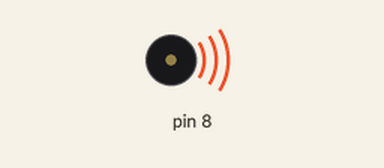
This sketch was run on a simulated Arduino Uno, built with avr-gcc and run on an emulated ATmega328P. On the bench: buzzer (waves = sounding).

Above: at 0.2 s.
Timing chart, 0 to 10.1 s (numbered marks = the images above):
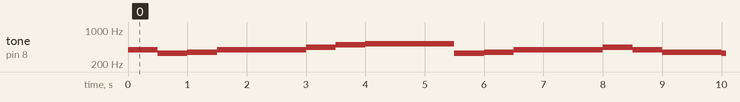

The sketch:

christmas_song.ino
```cpp
//www.elegoo.com
//2016.12.08

#include "pitches.h"

// notes in the melody:
int melody[] = {
 NOTE_G4,
NOTE_E4, NOTE_F4, NOTE_G4, NOTE_G4, NOTE_G4,
NOTE_A4, NOTE_B4, NOTE_C5, NOTE_C5, NOTE_C5,
NOTE_E4, NOTE_F4, NOTE_G4, NOTE_G4, NOTE_G4,
NOTE_A4, NOTE_G4, NOTE_F4, NOTE_F4,
NOTE_E4, NOTE_G4, NOTE_C4, NOTE_E4,
NOTE_D4, NOTE_F4, NOTE_B3,
NOTE_C4
};
int duration = 500;  // 500 miliseconds

void setup() {

}

void loop() {
  for (int thisNote = 0; thisNote < 27; thisNote++) {
    // pin8 output the voice, every scale is 0.5 sencond
    tone(8, melody[thisNote], duration);

    // Output the voice after several minutes
    delay(500);
  }

  // restart after two seconds
  delay(2000);
}
```

Measured:
- by itself, tone on pin 8: plays 392 Hz for 0.50 s, 330 Hz for 0.50 s, 349 Hz for 0.50 s, 392 Hz for 1.5 s, 440 Hz for 0.50 s, 494 Hz for 0.50 s … (168 notes in this stretch)
